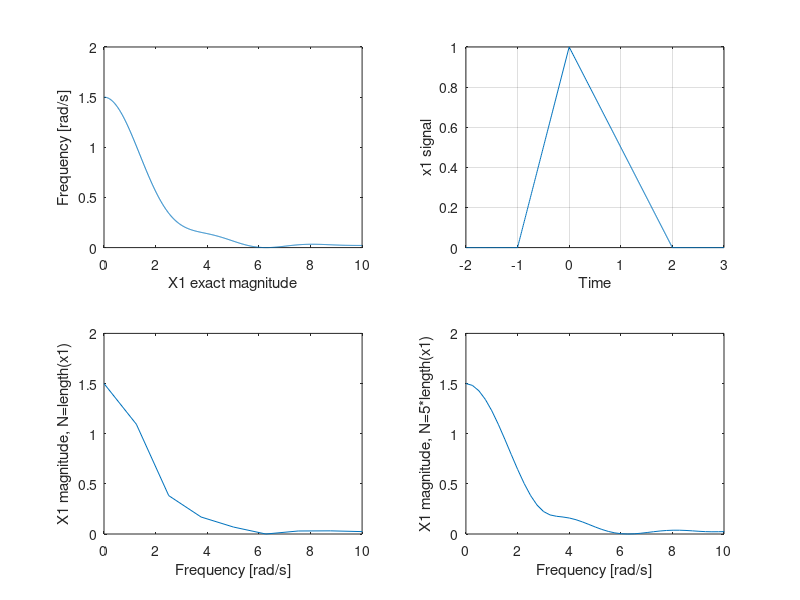
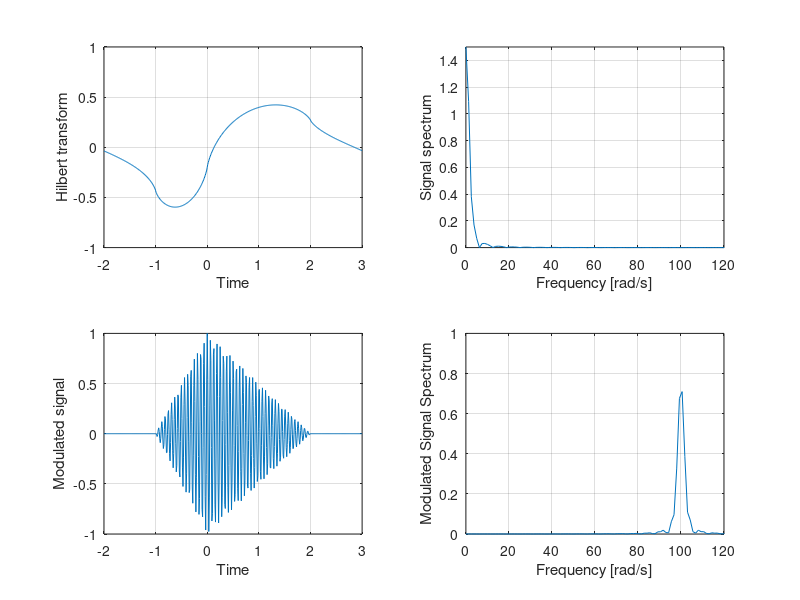

Source code (MATLAB) for these figures, in order: (Note: this script raises an error after producing the figures.)
%% 1
w = 0.01:0.01:10;
Ts = 0.01;
X1exact = (exp(1i*0.5*w).*sinc(w/(2*pi)) ...
    -exp(-1i*w).*sinc(w/pi))./(1i*w);

t0=-2:Ts:-Ts-1;
t1=-1:Ts:-Ts;
t2=0:Ts:2;
t3=2+Ts:Ts:3;
t = [t0,t1,t2,t3];

x1 = [zeros(1,100), t1+1, 1-0.5*t2, zeros(1,100)];

N1 = length(x1);
X1N1 = Ts*fft(x1,N1);

k1 = 0:1:N1/2-1; %% fftindex
w1 = (2*pi*k1/N1)/Ts; %% fftfrequencies.

N2 = 5*length(x1); X1N2 = Ts*fft(x1,N2);
k2 = 0:1:N2/2-1; w2 = (2*pi*k2/N2)/Ts;

% input signal, exact fft, and matlab fft.
figure(1);
subplot(2,2,1);
plot(w,X1exact);
xlabel('X1 exact magnitude');
ylabel('Frequency [rad/s]');

subplot(2,2,2);
plot(t, x1); grid; 
ylabel('x1 signal');
xlabel('Time');

subplot(2,2,3);
plot(w1, abs(X1N1(1:N1/2))); axis([0, 10, 0, 2]);
xlabel('Frequency [rad/s]');
ylabel('X1 magnitude, N=length(x1)');

subplot(2,2,4);
plot(w2, abs(X1N2(1:N2/2))); axis([0, 10, 0, 2]);
xlabel('Frequency [rad/s]');
ylabel('X1 magnitude, N=5*length(x1)');

%
%% 2
%

%???
wc = 100; fc = wc/(2*pi);
fs = 1/Ts;

hx1 = imag(hilbert(x1));
x1mod=x1.*cos(wc*t);
N=length(x1mod) - 1; X1= Ts*fft(x1,N); 
X1mod=Ts*fft( x1mod, N);

k = 0:1:N/2-1; w = (2*pi*k/N)/Ts;

figure(2);
subplot(2,2,1);
plot(t,hx1);
grid; axis([-2,3,-1,1]);
xlabel('Time'); ylabel('Hilbert transform');

subplot(2,2,2);
plot(w, abs(X1(1:N/2)));
grid; axis([0 120 0 1.5]);
xlabel('Frequency [rad/s]'); ylabel('Signal spectrum');

subplot(2,2,3);
plot(t,x1mod);
grid; % axis([1 ???    
xlabel('Time'); ylabel('Modulated signal');

subplot (2,2,4);
plot(w, abs(X1mod(1:N/2))); grid; 
axis([0 120 0 1]);
xlabel('Frequency [rad/s]'); ylabel('Modulated Signal Spectrum');

x1modSSB=modulate(x1,fc,fs,'amssb');
X1modSSB=Ts*fft(x1modSSB,N);

figure(3);
subplot(211);
plot(w, abs(X1modSSB(1:N/2))); %???
xlabel('Frequency [rad/s]');
ylabel('XmodSSB signal spectrum');

% upper SSB following
c1 = cos(2*pi*fc*t); % carier for origninal x(t)
c2 = sin(2*pi*fc*t); % carier for Hilbert transform x_hat(t)

x1c1mod = x1.*c1;  %modulation of original sig by sine
x1hil = imag(hilbert(1)); 
x1hilc2mod=x1hil.*c2; %modultaion of hilbert

% Office hours are only on non-lab weeks,
% wed 12:00-3:00, thurs 1:40-4:40

x1mod = x1c1mod-x1hilc2mod;
X1modUSSB=Ts*fft(x1mod,N);

subplot(212);
plot(w,abs(X1modUSSB(1:N/2)));
grid; axis([0 120 0 1.5]);
xlabel('Frequenct [rad/s]');
ylabel('XmodUSSB signal spectrum');

% carrier 

x1demod = 4*demod(x1mod,fc,fs,'amssb');

figure(4);
subplot(2,2,1);
plot(t,x1); axis([-2 3 0 1]); ylabel('x1 signal'); xlabel('Time');
subplot(2,2,2);
plot(t,x1mod); ylabel('Modulated signal'); xlabel('Time');
subplot(2,2,3);
plot(t,x1demod); axis([-2 3 0 1]); ylabel('Demodulated signal'); xlabel('Time');
subplot(2,2,4); 
plot(w, abs(X1modUSSB(1:N/2)));
axis([0 120 0 1.5]); ylabel('Signal Spectrum'); xlabel('Frequency [rad/s]');

%%
fs = 1/Ts; fc = wc/(2*pi);
x1modTC=modulate(x1,fc,fs,'amdsb-tc', 0.1);
x1dem=demod(2*x1modTC', fc, fs, 'amdsb-tc', -0.1);

figure(5);
subplot(2,2,1);
plot(t,x1); axis([-2 3 0 1]);
subplot(2,2,2);
plot(t,x1modTC);
subplot(2,2,3);
plot(t,x1dem); axis([-2 3 0 1]);
